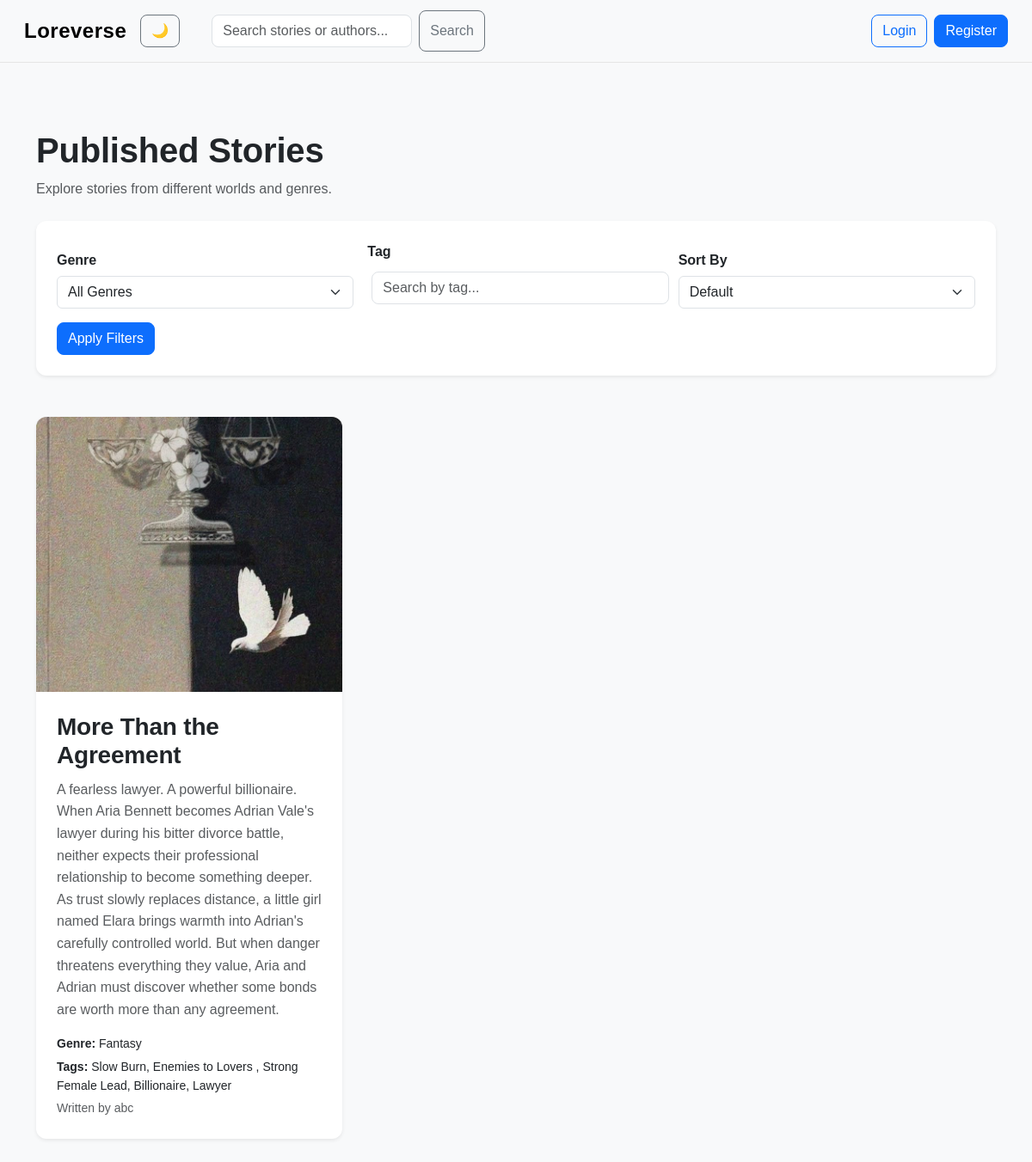
The app's page /stories/, older data.
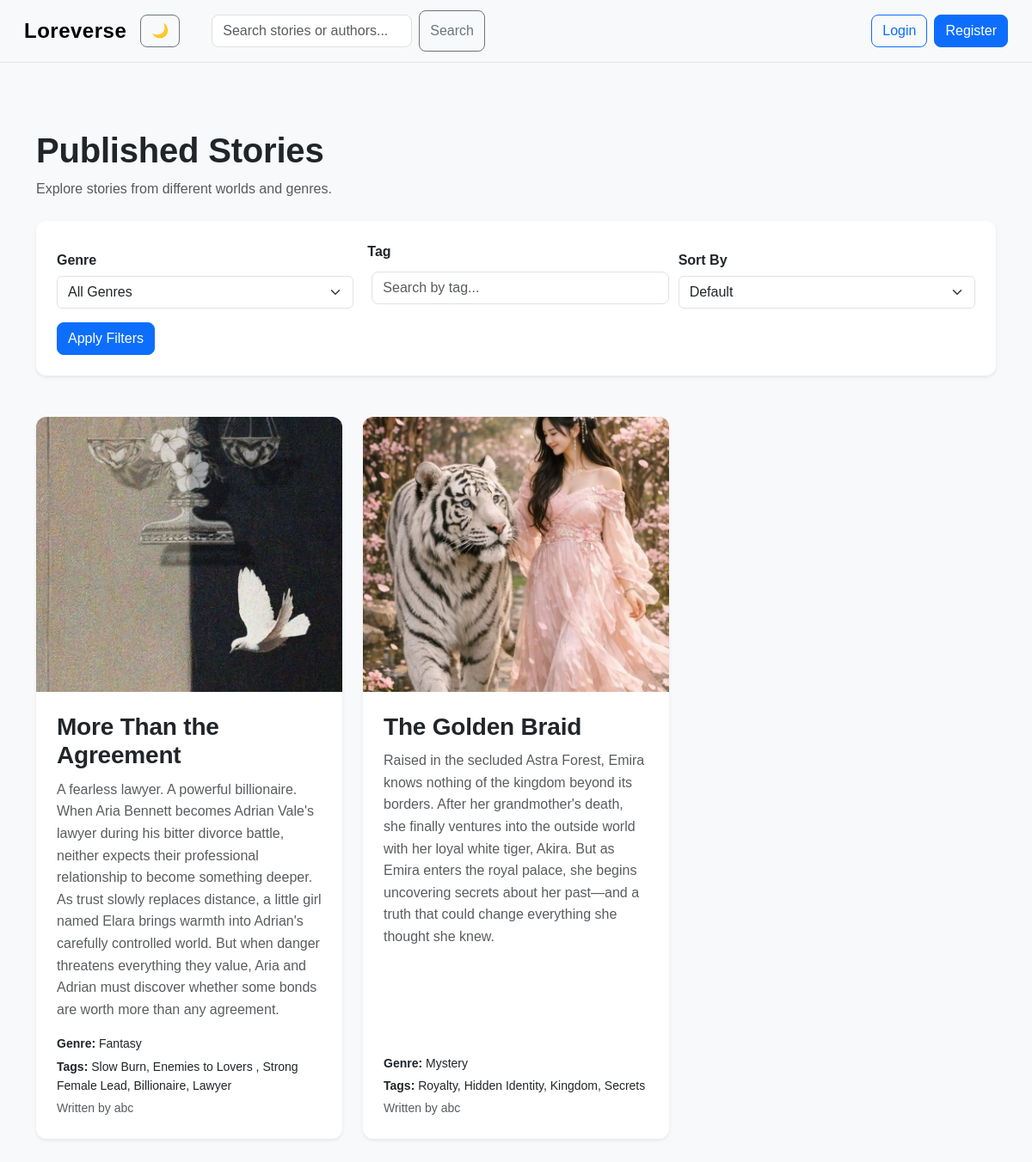
The same page, newer data.
### loreverse/models.py (models this page shows, shortened)
class Story(models.Model):
    GENRE_CHOICES = [
        ("Fantasy", "Fantasy"),
        ("Romance", "Romance"),
        ("Mystery", "Mystery"),
        ("Horror", "Horror"),
        ("Science Fiction", "Science Fiction"),
        ("Adventure", "Adventure"),
        ("Other", "Other"),]
    title = models.CharField(max_length=200)
    genre = models.CharField(max_length=30, choices=GENRE_CHOICES, default="Other")
    tags = models.CharField(max_length=300, blank=True)
    description = models.TextField()
    cover_image = models.ImageField(upload_to="story_covers/",blank=True)
    author = models.ForeignKey(User, on_delete=models.CASCADE)
    published = models.BooleanField(default=False)
    created_at = models.DateTimeField(auto_now_add=True)
    updated_at = models.DateTimeField(auto_now=True)
    favorited_by = models.ManyToManyField(User, related_name="favorite_stories", blank=True)
    want_to_read_by = models.ManyToManyField(User, related_name="want_to_read_stories", blank=True)

### loreverse/views.py (the view)
# urls.py: path("stories/", views.published_stories, name="published_stories"),
def published_stories(request):
    query = request.GET.get("q", "").strip()
    genre = request.GET.get("genre", "").strip()
    tag = request.GET.get("tag", "").strip()
    sort = request.GET.get("sort", "").strip()
    stories = Story.objects.filter(published=True)
    if query:
        stories = stories.filter(
            Q(title__icontains=query) |
            Q(author__username__icontains=query)
        )
    if genre:
        stories = stories.filter(genre=genre)
    if tag:
        stories = stories.filter(tags__icontains=tag)
    if sort == "newest":
        stories = stories.order_by("-created_at")
    elif sort == "oldest":
         stories = stories.order_by("created_at")
    return render(request, "loreverse/published_stories.html", {
        "stories": stories, "query": query, "genre": genre,
        "tag": tag, "sort": sort, "genre_choices": Story.GENRE_CHOICES,
    })

### loreverse/templates/loreverse/published_stories.html (shortened to what this page needs)
{% extends "loreverse/layout.html" %}
{% block body %}
<div class="container py-5">
    <div class="mb-4">
        <h1 class="fw-bold">Published Stories</h1>
        <p class="text-muted">
            Explore stories from different worlds and genres.
        </p>
    </div>
    <div class="card border-0 shadow-sm mb-5 filter-card">
        <div class="card-body p-4">
            <form method="get">
                <div class="row g-3 align-items-end">
                    <div class="col-md-4">
                        <label class="form-label fw-semibold"> Genre </label>
                        <select class="form-select" name="genre">
                            <option value="">All Genres</option>
                        </select>
                    </div>
                    <div class="col-md-4">
                        <label class="form-label fw-semibold">Tag</label>
                        <input type="text" class="form-control" name="tag"
                        placeholder="Search by tag..." value="{{ tag }}">
                    </div>
                    <div class="col-md-4">
                        <label class="form-label fw-semibold">Sort By</label>
                        <select class="form-select" name="sort">
                            <option value="">Default</option>
                        </select>
                    </div>
                    <div class="col-12">
                        <button type="submit" class="btn btn-primary">Apply Filters</button>
                    </div>
                </div>
            </form>
        </div>
    </div>
    {% if stories %}
        <div class="row g-4">
            {% for story in stories %}
                <div class="col-md-6 col-lg-4">
                    <div class="card h-100 border-0 shadow-sm story-card">
                       {% if story.cover_image %}
                          <a href="{% url 'story_detail' story.id %}">
                               <img src="{{ story.cover_image.url }}" class="story-cover-image"
                               alt="{{ story.title }} cover">
                            </a>
                       {% endif %}
                        <div class="card-body d-flex flex-column">
                           <h3 class="card-title fw-bold">
                               <a href="{% url 'story_detail' story.id %}" class="text-decoration-none">
                                  {{ story.title }}
                                </a>
                           </h3>
                           <p class="text-muted">{{ story.description }}</p>
                           <div class="mt-auto">
                                <p class="small mb-1">
                                    <strong>Genre:</strong>
                                    {{ story.get_genre_display }}
                                </p>
                                <p class="small mb-1">
                                   <strong>Tags:</strong>
                                   {{ story.tags }}
                                </p>
                                <p class="small text-muted mb-0">
                                   Written by {{ story.author.username }}
                                </p>
                            </div>
                        </div>
                    </div>
                </div>
            {% endfor %}
        </div>
    {% endif %}
</div>
{% endblock %}

Row changes from the older to the newer data that the page shows:
added Story: cover_image (picture), title "The Golden Braid", description "Raised in the secluded Astra Forest, Emira knows nothing of the kingdom beyond its borders. After her grandmother's death, she finally ventures into the outside world with her loyal white tiger, Akira. But as Emira enters the royal palace, she begins uncovering secrets about her past—and a truth that could change everything she thought she knew.", genre "Mystery", tags "Royalty, Hidden Identity, Kingdom, Secrets", author.username "abc"
